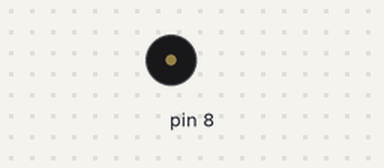
Bench run of a sketch on a simulated Arduino Uno, built with avr-gcc and run on an emulated ATmega328P. Shown: buzzer (waves = sounding).

Above: at 1.19 s.
At 4.6 s:
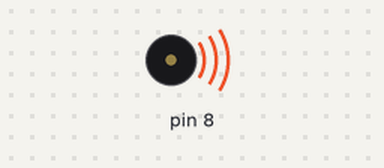
Timing chart, 0 to 11.0 s (numbered marks = the images above):
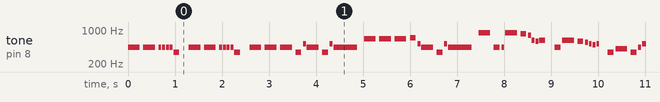

Measured:
- by itself, tone on pin 8: plays 440 Hz for 0.25 s, 440 Hz for 0.25 s, 440 Hz for 0.06 s, 440 Hz for 0.06 s, 440 Hz for 0.06 s, 440 Hz for 0.06 s … (614 notes in this stretch)

The sketch:

sketch_StartWars_imperialMarch.ino
```cpp
#include "pitches.h"
#include "ImperialMarch.h"


void setup() {
}

void loop() {
  for(int noteIndex=0; noteIndex<sizeof(noteDurations)/sizeof(int); noteIndex++){
    int duration = 1000/noteDurations[noteIndex];
    tone(8, melody[noteIndex], duration);
    delay((int)(duration*1.3)); //why is this line needed? because the board wont wait for the note to end and will move to the next line which changes the tone, so we need a delay to actually complete the previous tone before moving into the next one
  }
  noTone(8);
  delay(100);
}
```

ImperialMarch.h
```cpp
int melody[] = {

  // Dart Vader theme (Imperial March) - Star wars

  NOTE_A4, NOTE_A4, NOTE_A4, NOTE_A4, NOTE_A4, NOTE_A4, NOTE_F4, 0,
  NOTE_A4, NOTE_A4, NOTE_A4, NOTE_A4, NOTE_A4, NOTE_A4, NOTE_F4, 0,
  NOTE_A4, NOTE_A4, NOTE_A4, NOTE_F4, NOTE_C5,

  NOTE_A4, NOTE_F4, NOTE_C5, NOTE_A4,
  NOTE_E5, NOTE_E5, NOTE_E5, NOTE_F5, NOTE_C5,
  NOTE_A4, NOTE_F4, NOTE_C5, NOTE_A4,

  NOTE_A5, NOTE_A4, NOTE_A4, NOTE_A5, NOTE_GS5, NOTE_G5,
  NOTE_DS5, NOTE_D5, NOTE_DS5, 0, NOTE_A4, NOTE_DS5, NOTE_D5, NOTE_CS5,

  NOTE_C5, NOTE_B4, NOTE_C5, 0, NOTE_F4, NOTE_GS4, NOTE_F4, NOTE_A4,
  NOTE_C5, NOTE_A4, NOTE_C5, NOTE_E5,

  NOTE_A5, NOTE_A4, NOTE_A4, NOTE_A5, NOTE_GS5, NOTE_G5,
  NOTE_DS5, NOTE_D5, NOTE_DS5, 0, NOTE_A4, NOTE_DS5, NOTE_D5, NOTE_CS5,

  NOTE_C5, NOTE_B4, NOTE_C5, 0, NOTE_F4, NOTE_GS4, NOTE_F4, NOTE_A4,
  NOTE_A4, NOTE_F4, NOTE_C5, NOTE_A4,

};


int noteDurations[] = {

  4,4,16,16,16,16,8,8,4,4,16,16,16,16,8,8,4,4,4,8,16,

  4,8,16,2,4,4,4,8,16,4,8,16,2,

  4,8,16,4,8,16,16,16,8,8,8,4,8,16,

  16,16,16,8,8,4,8,16,4,8,16,2,

  4,8,16,4,8,16,16,16,8,8,8,4,8,16,

  16,16,16,8,8,4,8,16,4,8,16,2,
};
```

pitches.h
```cpp
#define NOTE_B0  31
#define NOTE_C1  33
#define NOTE_CS1 35
#define NOTE_D1  37
#define NOTE_DS1 39
#define NOTE_E1  41
#define NOTE_F1  44
#define NOTE_FS1 46
#define NOTE_G1  49
#define NOTE_GS1 52
#define NOTE_A1  55
#define NOTE_AS1 58
#define NOTE_B1  62
#define NOTE_C2  65
#define NOTE_CS2 69
#define NOTE_D2  73
#define NOTE_DS2 78
#define NOTE_E2  82
#define NOTE_F2  87
#define NOTE_FS2 93
#define NOTE_G2  98
#define NOTE_GS2 104
#define NOTE_A2  110
#define NOTE_AS2 117
#define NOTE_B2  123
#define NOTE_C3  131
#define NOTE_CS3 139
#define NOTE_D3  147
#define NOTE_DS3 156
#define NOTE_E3  165
#define NOTE_F3  175
#define NOTE_FS3 185
#define NOTE_G3  196
#define NOTE_GS3 208
#define NOTE_A3  220
#define NOTE_AS3 233
#define NOTE_B3  247
#define NOTE_C4  262
#define NOTE_CS4 277
#define NOTE_D4  294
#define NOTE_DS4 311
#define NOTE_E4  330
#define NOTE_F4  349
#define NOTE_FS4 370
#define NOTE_G4  392
#define NOTE_GS4 415
#define NOTE_A4  440
#define NOTE_AS4 466
#define NOTE_B4  494
#define NOTE_C5  523
#define NOTE_CS5 554
#define NOTE_D5  587
#define NOTE_DS5 622
#define NOTE_E5  659
#define NOTE_F5  698
#define NOTE_FS5 740
#define NOTE_G5  784
#define NOTE_GS5 831
#define NOTE_A5  880
#define NOTE_AS5 932
#define NOTE_B5  988
#define NOTE_C6  1047
#define NOTE_CS6 1109
#define NOTE_D6  1175
#define NOTE_DS6 1245
#define NOTE_E6  1319
#define NOTE_F6  1397
#define NOTE_FS6 1480
#define NOTE_G6  1568
#define NOTE_GS6 1661
#define NOTE_A6  1760
#define NOTE_AS6 1865
#define NOTE_B6  1976
#define NOTE_C7  2093
#define NOTE_CS7 2217
#define NOTE_D7  2349
#define NOTE_DS7 2489
#define NOTE_E7  2637
#define NOTE_F7  2794
#define NOTE_FS7 2960
#define NOTE_G7  3136
#define NOTE_GS7 3322
#define NOTE_A7  3520
#define NOTE_AS7 3729
#define NOTE_B7  3951
#define NOTE_C8  4186
#define NOTE_CS8 4435
#define NOTE_D8  4699
#define NOTE_DS8 4978
```
